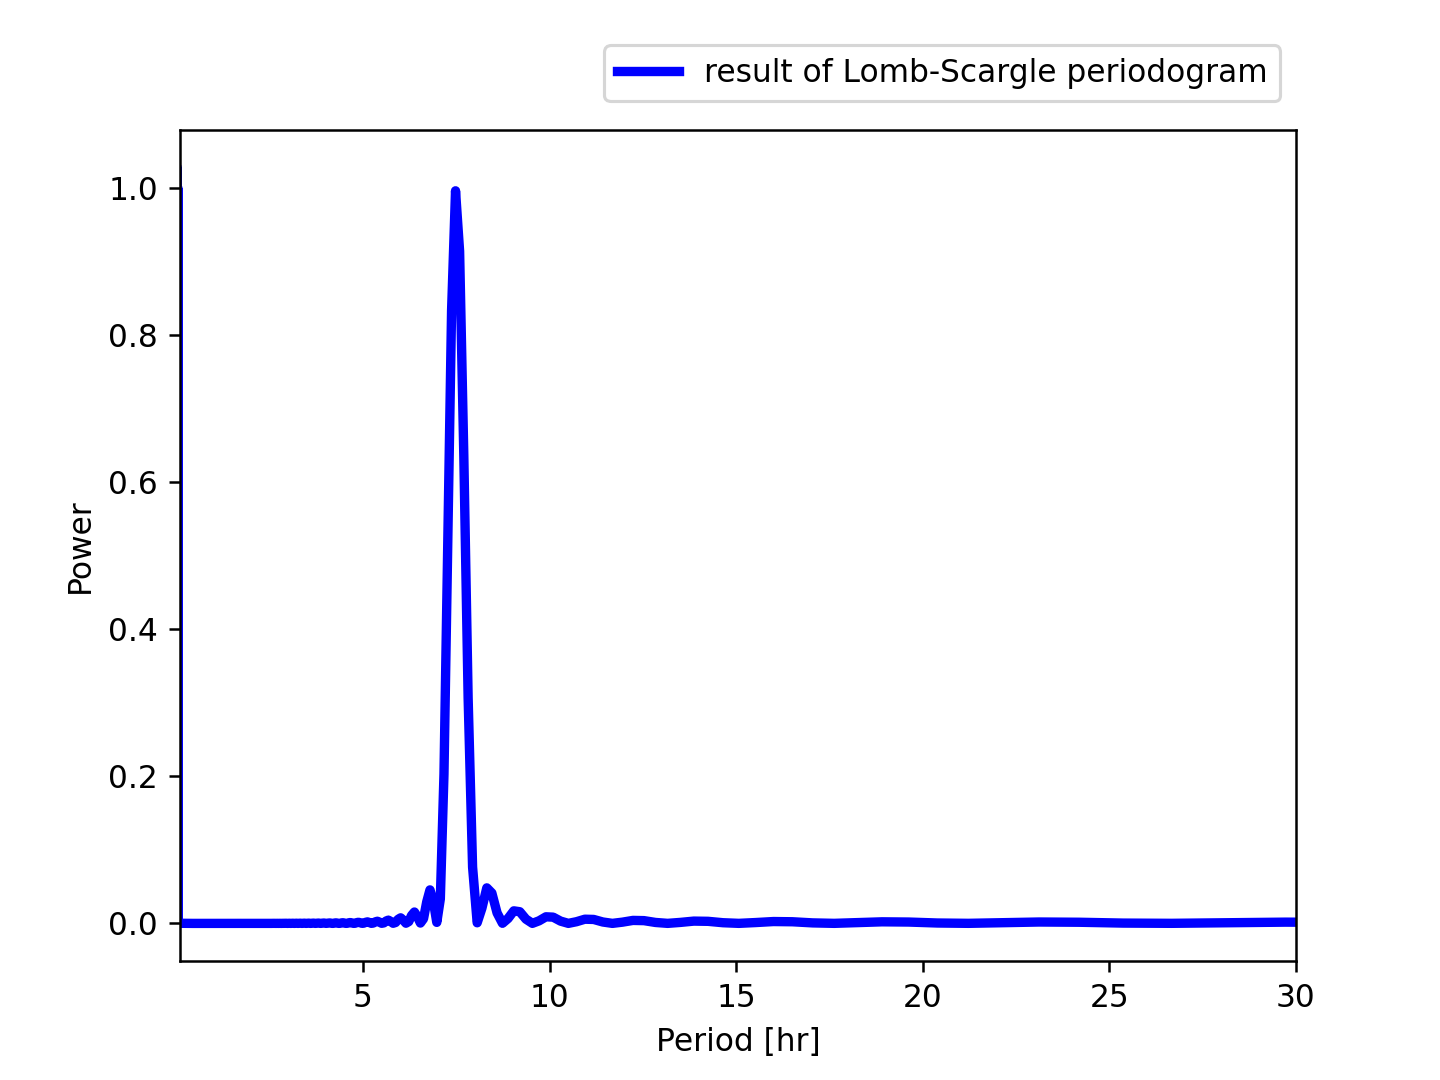

The script that drew this image:
#!/usr/pkg/bin/python3.9

#
# Time-stamp: <2022/12/04 00:50:33 (CST) daisuke>
#

# importing argparse module
import argparse

# importing numpy module
import numpy

# importing matplotlib module
import matplotlib.figure
import matplotlib.backends.backend_agg

#
# command-line argument analysis
#

# constructing parser object
parser = argparse.ArgumentParser (description='plotting power spectrum')

# adding arguments
parser.add_argument ('-i', type=str, default="in.data", \
                     help='input data file name')
parser.add_argument ('-o', type=str, default="out.pdf", \
                     help='output figure file name')
parser.add_argument ('-a', type=float, default=0.0, \
                     help='minimum period to be plotted in hour')
parser.add_argument ('-b', type=float, default=100.0, \
                     help='maximum period to be plotted in hour')

# parsing arguments
args = parser.parse_args ()

#
# input parameters
#

# data file name
file_data = args.i

# output file name
file_fig = args.o

# minimum period to be plotted
per_min_hr = args.a

# maximum period to be plotted
per_max_hr = args.b

#
# reading data from file
#

# empty numpy arrays for storing data
data_freq    = numpy.array ([])
data_per_day = numpy.array ([])
data_per_hr  = numpy.array ([])
data_per_min = numpy.array ([])
data_power   = numpy.array ([])

# opening file
with open (file_data, 'r') as fh:
    # reading file line-by-line
    for line in fh:
        # skipping line if the line starts with '#'
        if (line[0] == '#'):
            continue
        # removing line feed at the end of line
        line = line.strip ()
        # splitting data
        (freq_str, per_day_str, per_hr_str, per_min_str, power_str) \
            = line.split ()
        # conversion from string into float
        freq    = float (freq_str)
        per_day = float (per_day_str)
        per_hr  = float (per_hr_str)
        per_min = float (per_min_str)
        power   = float (power_str)
        # appending the data at the end of numpy arrays
        data_freq    = numpy.append (data_freq, freq)
        data_per_day = numpy.append (data_per_day, per_day)
        data_per_hr  = numpy.append (data_per_hr, per_hr)
        data_per_min = numpy.append (data_per_min, per_min)
        data_power   = numpy.append (data_power, power)

#
# making a plot
#
        
# making objects "fig", "canvas", and "ax"
fig    = matplotlib.figure.Figure ()
canvas = matplotlib.backends.backend_agg.FigureCanvasAgg (fig)
ax     = fig.add_subplot (111)

# labels
ax.set_xlabel ('Period [hr]')
ax.set_ylabel ('Power')

# axes
ax.set_xlim (per_min_hr, per_max_hr)

# plotting data
ax.plot (data_per_hr, data_power, \
         linestyle='-', linewidth=3, color='blue', \
         label='result of Lomb-Scargle periodogram')
ax.legend (bbox_to_anchor=(1.0, 1.12), loc='upper right')

# saving the plot into a file
fig.savefig (file_fig, dpi=225)
